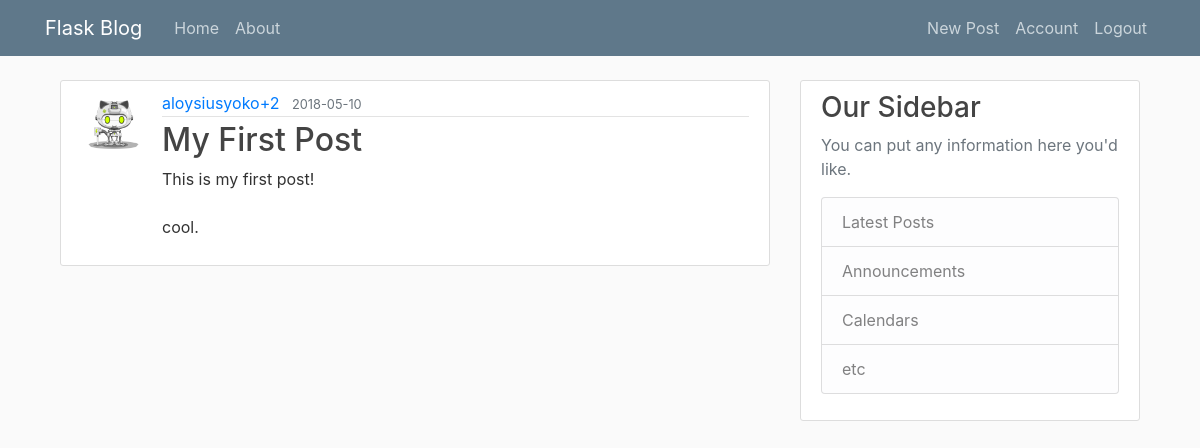
The app's page /post/1 (signed in) with its own data.
### flaskblog/models.py (models this page shows, shortened)
class User(db.Model, UserMixin):
    id = db.Column(db.Integer, primary_key=True)
    username = db.Column(db.String(20), unique=True, nullable=False)
    email = db.Column(db.String(120), unique=True, nullable=False)
    image_file = db.Column(db.String(20), nullable=False,
                           default='default.png')
    password = db.Column(db.String(60), nullable=False)
    posts = db.relationship('Post', backref='author', lazy=True)

class Post(db.Model):
    id = db.Column(db.Integer, primary_key=True)
    title = db.Column(db.String(100), nullable=False)
    date_posted = db.Column(db.DateTime, default=datetime.utcnow)
    content = db.Column(db.Text, nullable=False)
    user_id = db.Column(db.Integer, db.ForeignKey('user.id'), nullable=False)

### flaskblog/routes.py (the view)
@app.route("/post/<int:post_id>")
@login_required
def post(post_id):
    post = Post.query.get_or_404(post_id)
    return render_template('post.html', title=post.title, post=post)

### flaskblog/models.py (called while the page is built)
@login_manager.user_loader
def load_user(user_id):
    return User.query.get(int(user_id))

### flaskblog/templates/post.html (shortened to what this page needs)
{% extends "layout.html" %}
{% block content %}
  <article class="media content-section">
    <img class="rounded-circle article-img" src="{{ url_for('static', filename='profile_pics/' + post.author.image_file) }}" alt="">
    <div class="media-body">
      <div class="article-metadata">
        <a class="mr-2" href="#">{{ post.author.username }}</a>
        <small class="text-muted">{{ post.date_posted.strftime('%Y-%m-%d') }}</small>
      </div>
      <h2 class="article-title">{{ post.title }}</h2>
      <p class="article-content">{{ post.content }}</p>
    </div>
  </article>
{% endblock content%}

### flaskblog/static/main.css (style rules this page uses)
body { background: #fafafa; color: #333333; margin-top: 5rem; }
h1, h2, h3, h4, h5, h6 { color: #444444; }
.content-section { background: #ffffff; padding: 10px 20px; border: 1px solid #dddddd; border-radius: 3px; margin-bottom: 20px; }
.article-title { color: #444444; }
.article-content { white-space: pre-line; }
.article-img { height: 65px; width: 65px; margin-right: 16px; }
.article-metadata { padding-bottom: 1px; margin-bottom: 4px; border-bottom: 1px solid #e3e3e3; }

### records on screen
User: image_file (picture), author.username "aloysiusyoko+2"
Post: date_posted "2018-05-10", title "My First Post", content "This is my first post! cool."
